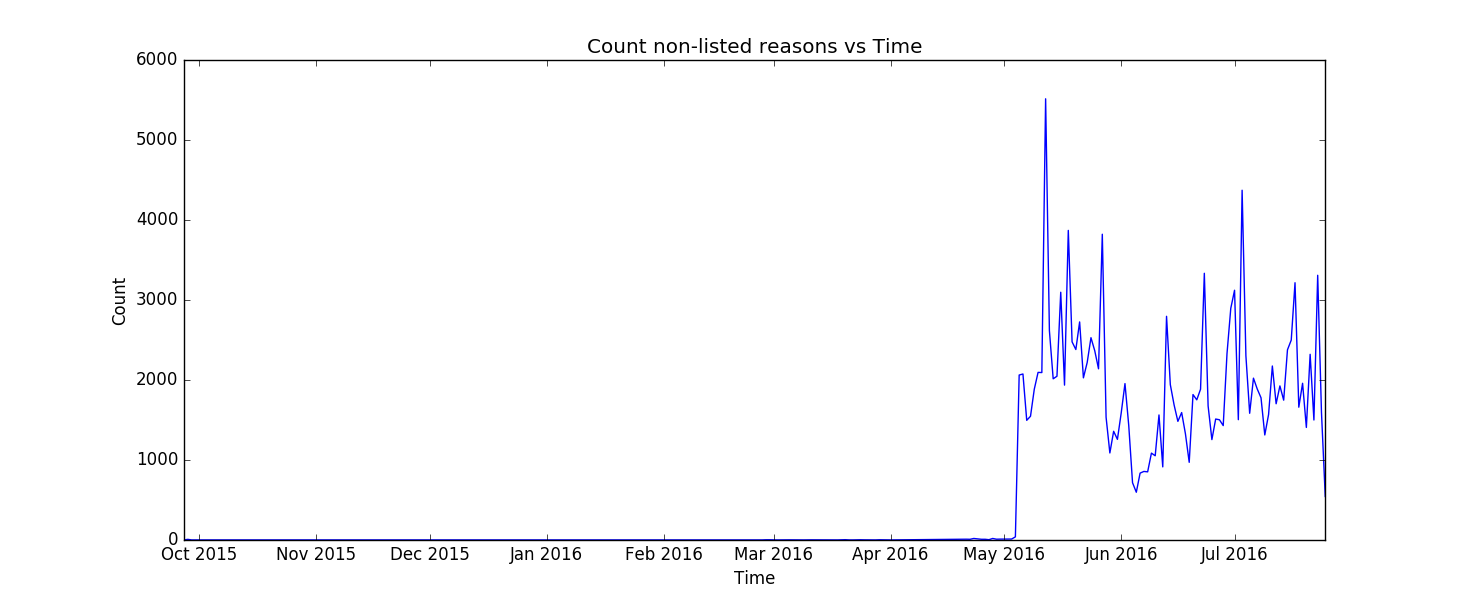

Python code for this plot:
# -*- coding: utf-8 -*-
# @Author: shubham.chandel
# @Date:   2016-08-12 16:20:44
# @Last Modified by:   Shubham Chandel
# @Last Modified time: 2016-08-18 16:27:26

import pickle
from pprint import pprint

import pandas as pd
import matplotlib.pyplot as plt

# DFPATH = '/Users/shubham.chandel/Documents/ReturnAnalysis/pickle/data_frame'
DFPATH = 'data_frame'

class PipelineError:
	"""Statistics on return-reasons not listed"""
	
	def __init__(self, vertical='Handsets'):
		self.vertical = vertical
		
		self.df = pickle.load(open(DFPATH, 'rb'))
		self.df.return_sub_reason = self.df.return_sub_reason.apply(lambda x: x.upper() if not isinstance(x, float) else x)
		
		self.data_frame = self.df.groupby('return_product_category_name').get_group(self.vertical)
	
	def changeVertical(self, vertical):
		self.vertical = vertical
		self.data_frame = self.df.groupby('return_product_category_name').get_group(self.vertical)
	
	def notListed(self):
		return set(self.data_frame.return_sub_reason.unique()) - set(x.strip().upper() for x in open(self.vertical + '.txt'))
	
	def notListedFrame(self):
		return self.data_frame[self.data_frame.return_sub_reason.isin(self.notListed())]
	
	def plot(self):
		pd.DataFrame(pd.to_datetime(self.notListedFrame().return_date_time).apply(lambda x: x.date())).groupby('return_date_time').size().plot()
		plt.title('Count non-listed reasons vs Time')
		plt.ylabel('Count')
		plt.xlabel('Time')
		plt.show()
	
	def count(self):
		self.frequency = self.notListedFrame().groupby('return_sub_reason').size().sort_values()
		pprint(self.frequency)
